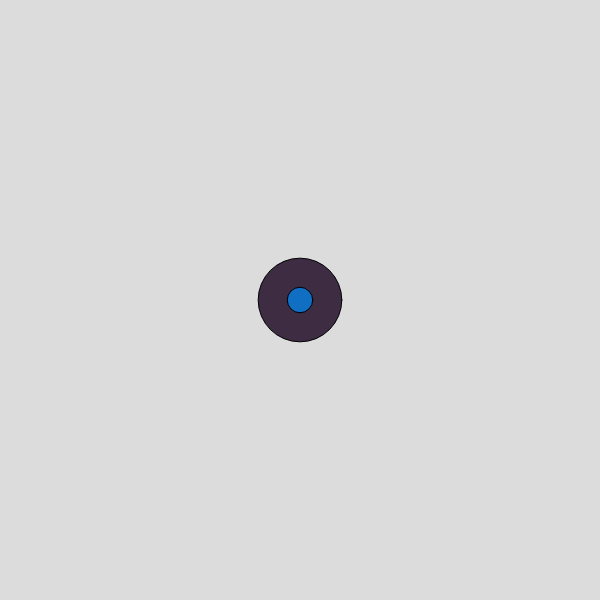
Frame 1 (no input)
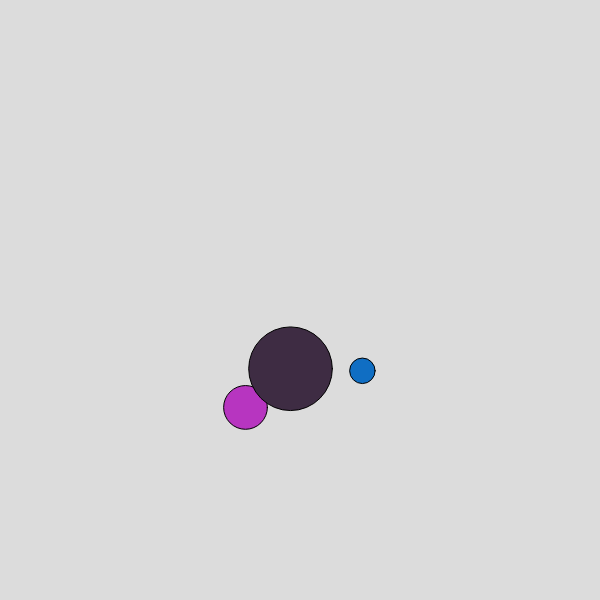
Frame 60 (no input)
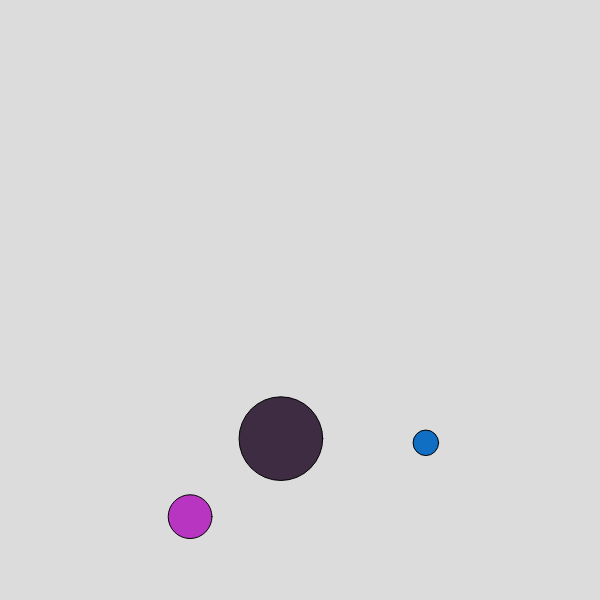
Frame 120 (the mouse pressed at the canvas centre since frame 60)

The p5.js sketch that drew these frames (run headless with seeded random() and noise() and a simulated clock; from frame 60 on, the mouse is pressed at the canvas centre):

// p5.js sketch
// ── sketch.js
let ball1, ball2, ball3;

let SPEED = 3;

function setup() {
  createCanvas(600, 600);
  ellipseMode(RADIUS);
  resetAllBalls()
}

function draw() {
  background(220);
  drawBall(ball1);
  updateBall(ball1);
  drawBall(ball2);
  updateBall(ball2);
  drawBall(ball3);
  updateBall(ball3);
}

function resetAllBalls() {
  ball1 = createBall()
  ball2 = createBall()
  ball3 = createBall()  
}

function mouseClicked() {
  resetAllBalls()
}

function updateBall(ball) {
  ball.y = ball.y + ball.dy;
  ball.x = ball.x + ball.dx;  
}

function drawBall(ball) { // implicit declaration of the variable (parameter) ball
  fill(ball.c);
  circle(ball.x,ball.y,ball.radius);  
}

function createBall() {
  let ball = {} // creating an empty object
  // assigning properties to that object
  ball.c = color(random(256),random(256),random(256))
  ball.x = width/2;
  ball.y = height/2;
  ball.dx = random(-SPEED,SPEED);
  ball.dy = random(-SPEED,SPEED);
  ball.radius = random(10,50);  
  return ball;
}
